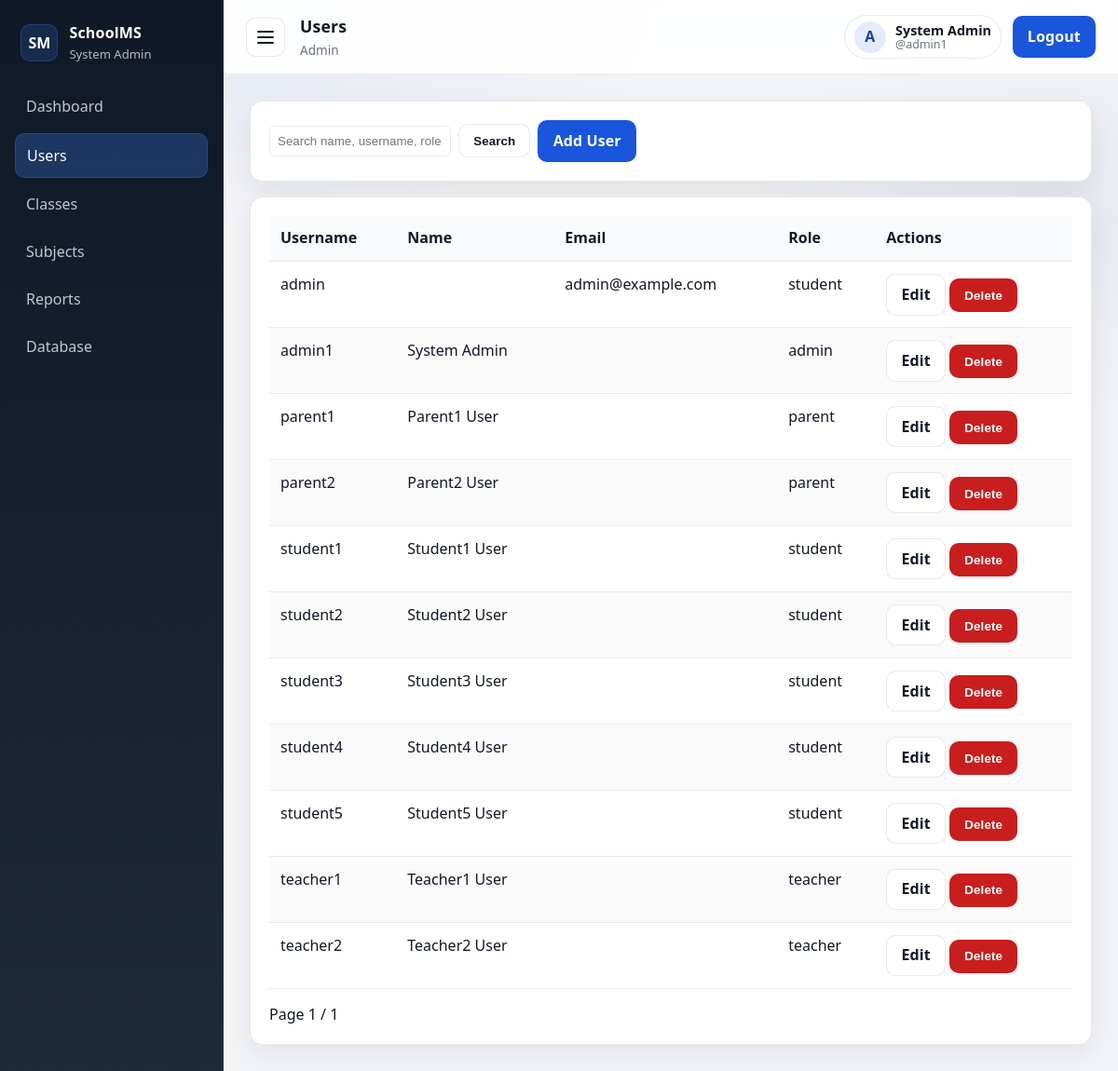
Page /admin-panel/users/ (signed in) on the committed database.
### accounts/models.py (models this page shows, shortened)
class User(AbstractUser):
    ROLES = [
        ('admin', 'Administrator'),
        ('teacher', 'Teacher'),
        ('student', 'Student'),
        ('parent', 'Parent'),
    ]
    role = models.CharField(max_length=20, choices=ROLES, default='student')

### accounts/decorators.py (the view)
        def _wrapped_view(request, *args, **kwargs):
            if not request.user.is_authenticated:
                return redirect('login')
            if getattr(request.user, 'is_superuser', False):
                return view_func(request, *args, **kwargs)
            if request.user.role not in allowed_roles:
                return redirect('login')
            return view_func(request, *args, **kwargs)

### accounts/views.py (called while the page is built, shortened)
@login_required
@role_required('admin')
def user_list_view(request):
    query = request.GET.get('q', '').strip()
    users = User.objects.all().order_by('username')
    paginator = Paginator(users, 20)
    page_obj = paginator.get_page(request.GET.get('page'))
    return render(request, 'admin_panel/users.html', {'page_obj': page_obj, 'query': query})

### templates/admin_panel/users.html (shortened to what this page needs)
{% extends 'base_dashboard.html' %}
{% block page_title %}Users{% endblock %}
{% block content %}
<div class="card">
    <form method="get" class="toolbar">
        <input type="text" name="q" value="{{ query }}" placeholder="Search name, username, role">
        <button class="btn btn-secondary" type="submit">Search</button>
        <a class="btn btn-primary" href="{% url 'admin_user_add' %}">Add User</a>
    </form>
</div>
<div class="card">
    <table class="table">
        <thead><tr><th>Username</th><th>Name</th><th>Email</th><th>Role</th><th>Actions</th></tr></thead>
        <tbody>
        {% for user in page_obj %}
        <tr>
            <td>{{ user.username }}</td>
            <td>{{ user.get_full_name }}</td>
            <td>{{ user.email }}</td>
            <td>{{ user.role }}</td>
            <td>
                <a class="btn btn-secondary" href="{% url 'admin_user_edit' user.id %}">Edit</a>
                <form method="post" action="{% url 'admin_user_delete' user.id %}" class="inline-form">
                    <button class="btn btn-danger js-delete-confirm" type="submit">Delete</button>
                </form>
            </td>
        </tr>
        {% endfor %}
        </tbody>
    </table>
    <div class="pagination">
        <span>Page {{ page_obj.number }} / {{ page_obj.paginator.num_pages }}</span>
    </div>
</div>
{% endblock %}

### templates/base_dashboard.html (shortened to what this page needs)
{% load static %}
<!DOCTYPE html>
<html lang="en">
<head>
    <link rel="stylesheet" href="{% static 'css/style.css' %}">
</head>
<body>
<div class="layout">
    <aside class="sidebar" id="sidebar">
        <div class="logo">
            <div class="logo-mark">SM</div>
            <div class="logo-text">
                <div class="logo-title">SchoolMS</div>
                <div class="logo-subtitle">{{ user.get_full_name|default:user.username }}</div>
            </div>
        </div>
        <nav>
            {% if user.role == 'admin' or user.is_superuser or user.is_staff %}
            <a class="{% if request.path == '/admin-panel/' %}active{% endif %}" href="{% url 'admin_panel_dashboard' %}">Dashboard</a>
            <a class="{% if request.path|slice:':18' == '/admin-panel/users' %}active{% endif %}" href="{% url 'admin_users' %}">Users</a>
            <a class="{% if request.path|slice:':20' == '/admin-panel/classes' %}active{% endif %}" href="{% url 'admin_classes' %}">Classes</a>
            <a class="{% if request.path|slice:':21' == '/admin-panel/subjects' %}active{% endif %}" href="{% url 'admin_subjects' %}">Subjects</a>
            <a class="{% if request.path|slice:':20' == '/admin-panel/reports' %}active{% endif %}" href="{% url 'admin_reports' %}">Reports</a>
            <a href="http://localhost/phpmyadmin/" target="_blank" rel="noopener noreferrer">Database</a>
            {% endif %}
        </nav>
    </aside>
    <section class="main">
        <header class="topbar">
            <div class="topbar-left">
                <button class="icon-btn" id="sidebar-toggle" type="button" aria-label="Toggle sidebar">
                    <span class="hamburger"></span>
                </button>
                <div class="topbar-title">
                    <h1>{% block page_title %}Dashboard{% endblock %}</h1>
                    <div class="topbar-meta">
                        {% if user.is_superuser or user.is_staff %}Admin{% else %}{{ user.role|title }}{% endif %}
                    </div>
                </div>
            </div>
            <div class="topbar-right">
                <div class="user-pill">
                    <div class="avatar" aria-hidden="true">{{ user.username|slice:":1"|upper }}</div>
                    <div class="user-pill-text">
                        <div class="user-name">{{ user.get_full_name|default:user.username }}</div>
                        <div class="user-username">@{{ user.username }}</div>
                    </div>
                </div>
                <a class="btn btn-primary" href="{% url 'logout' %}">Logout</a>
            </div>
        </header>
        <div class="content-wrap">
            {% block content %}{% endblock %}
        </div>
    </section>
</div>
</body>
</html>

### rows in the picture
User: get_full_name "System Admin", username "A", username "admin1", role "admin"
User: username "admin", email "admin@example.com", role "student"
User: username "parent1", get_full_name "Parent1 User", role "parent"
User: username "parent2", get_full_name "Parent2 User", role "parent"
User: username "student1", get_full_name "Student1 User", role "student"
User: username "student2", get_full_name "Student2 User", role "student"
User: username "student3", get_full_name "Student3 User", role "student"
User: username "student4", get_full_name "Student4 User", role "student"
User: username "student5", get_full_name "Student5 User", role "student"
User: username "teacher1", get_full_name "Teacher1 User", role "teacher"
User: username "teacher2", get_full_name "Teacher2 User", role "teacher"

### other values in the picture
{{ page_obj.number }} "1"
{{ page_obj.paginator.num_pages }} "1"
